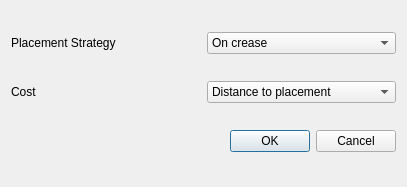
<?xml version="1.0" encoding="UTF-8"?>
<ui version="4.0">
 <class>StrategyCollapseDialog</class>
 <widget class="QDialog" name="StrategyCollapseDialog">
  <property name="geometry">
   <rect>
    <x>0</x>
    <y>0</y>
    <width>407</width>
    <height>187</height>
   </rect>
  </property>
  <property name="windowTitle">
   <string>Simplification</string>
  </property>
  <layout class="QGridLayout">
   <item row="4" column="0" colspan="2">
    <widget class="QDialogButtonBox" name="buttonBox">
     <property name="orientation">
      <enum>Qt::Horizontal</enum>
     </property>
     <property name="standardButtons">
      <set>QDialogButtonBox::Cancel|QDialogButtonBox::Ok</set>
     </property>
    </widget>
   </item>
   <item row="0" column="0">
    <widget class="QLabel" name="label">
     <property name="text">
      <string>Placement Strategy</string>
     </property>
    </widget>
   </item>
   <item row="1" column="0">
    <widget class="QLabel" name="label_3">
     <property name="text">
      <string>Cost </string>
     </property>
    </widget>
   </item>
   <item row="0" column="1">
    <widget class="QComboBox" name="m_simplificationMethod">
     <item>
      <property name="text">
       <string>On crease</string>
      </property>
     </item>
     <item>
      <property name="text">
       <string>Middle point</string>
      </property>
     </item>
     <item>
      <property name="text">
       <string>Lindstrom</string>
      </property>
     </item>
    </widget>
   </item>
   <item row="1" column="1">
    <widget class="QComboBox" name="m_cost">
     <item>
      <property name="text">
       <string>Distance to placement</string>
      </property>
     </item>
     <item>
      <property name="text">
       <string>Edge length</string>
      </property>
     </item>
     <item>
      <property name="text">
       <string>Lindstrom</string>
      </property>
     </item>
    </widget>
   </item>
  </layout>
 </widget>
 <resources/>
 <connections>
  <connection>
   <sender>buttonBox</sender>
   <signal>accepted()</signal>
   <receiver>StrategyCollapseDialog</receiver>
   <slot>accept()</slot>
   <hints>
    <hint type="sourcelabel">
     <x>248</x>
     <y>254</y>
    </hint>
    <hint type="destinationlabel">
     <x>157</x>
     <y>274</y>
    </hint>
   </hints>
  </connection>
  <connection>
   <sender>buttonBox</sender>
   <signal>rejected()</signal>
   <receiver>StrategyCollapseDialog</receiver>
   <slot>reject()</slot>
   <hints>
    <hint type="sourcelabel">
     <x>316</x>
     <y>260</y>
    </hint>
    <hint type="destinationlabel">
     <x>286</x>
     <y>274</y>
    </hint>
   </hints>
  </connection>
 </connections>
</ui>
